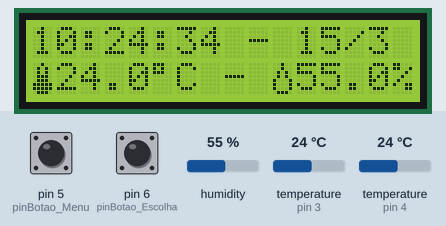
Recording of a sketch running on a simulated Arduino Uno, built with avr-gcc and run on an emulated ATmega328P. On the bench: 16×2 character LCD. The test bench sets the inputs (shaded band); at power-on: pin 5 (pinBotao_Menu) HIGH, temperature (sensors on pin 3, pin 4) 24 °C, pin 6 (pinBotao_Escolha) HIGH, humidity 55 %. The local clock reads 2024-03-15 10:24:30 at power-on unless the sketch sets it.

Above: at 4.4 s.
4.5 s: pin 5 (pinBotao_Menu) pulled LOW for 1.3 s
At 6.6 s:
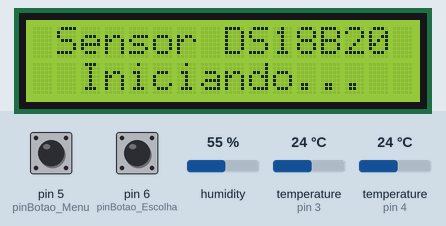
9.6 s: temperature (sensor on pin 3) set to 8 °C
At 10.0 s:
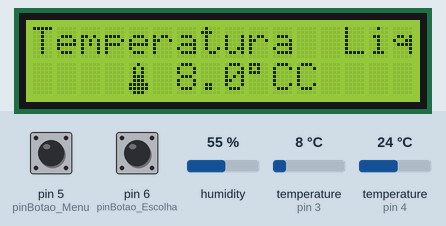
11.1 s: pin 5 (pinBotao_Menu) pulled LOW for 1.3 s
At 12.3 s:
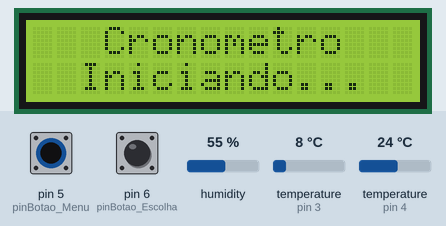
14.8 s: pin 6 (pinBotao_Escolha) pulled LOW for 1.3 s
At 15.32 s:
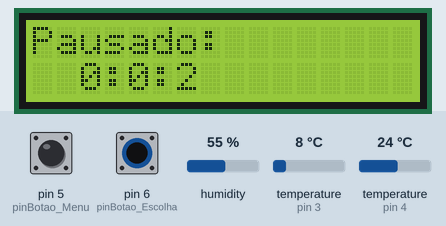
17.6 s: pin 6 (pinBotao_Escolha) pulled LOW for 3.2 s
At 17.92 s:
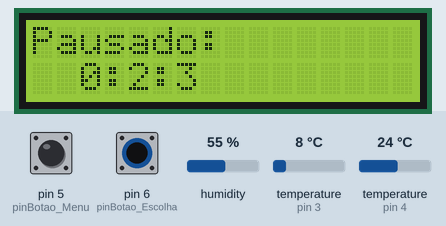

The sketch:

ISM_code_arduino_.ino
```cpp
// Projeto: Interpretador de Sensores Móveis.
// Gerente do Projeto: Rafael Albino Ribeiro.
// Data de Início: 20/10/2018 às 14:03:09
// Data de Fim:    15/01/2019 às 20:02:17
// Tempo aproximado de Projeto: 50 horas.
// Tempo de Teste de Hardware: + 200 horas.
// Versão 1.0
/*
 * Componentes: Visor LCD I2C - Voltagem: 5V
 *              Módulo Data DS3231 - Voltagem: 3,3 - 5V > Anos (de 2000 a 2099) > Sensor de temperatura com ± 3 °C de exatidão > Faixa de temperatura de trabalho: 0 a 40°C
 *              Sensor DS18B20 - Voltagem: 3 a 5,5V > Mede -55 ºC e máxima de 125 ºC / precisão de 0,5 ºC na faixa de -10 ºC e +85 ºC.
 *              Sensor DHT 22 - Voltagem: 3 a 5V > Mede umidade: 0 a 100% UR > Mede temperatura: -40º a +80ºC > Precisão de ± 0,5 ºC > Tempo de resposta de 2 leituras por segundo.
*/

//____________________________________INICIO_DEFINES____________________________________

#include <Wire.h>              // Biblioteca para comunicação SDA e SCL
#include <LiquidCrystal_I2C.h> // Biblioteca do visor 16x2 com módulo I2C
#include <DS3231.h>            // Biblioteca de Data e Hora DS3231
#include <OneWire.h>           // Biblioteca do sensor DS18B20
#include <DallasTemperature.h> // Biblioteca do sensor DS18B20
#include <DHT.h>               // Biblioteca do Módulo DHT22
#include <DHT_U.h>             // Biblioteca do Módulo DHT22
#include <Adafruit_Sensor.h>   // Biblioteca do Módulo DHT22
#define pinBotao_Menu 5        // Define para o Pino botão de seleção de menu a porta digital 5
#define pinBotao_Escolha 6     // Define para o Pino botão de escolha a porta digital 6

//____________________________________FIM_DEFINES_______________________________________

//____________________________________INICIO_VARIÁVEIS_GLOBAIS__________________________

float temperatura;                           // Variável do sensor de temperatura DS18B20
int valor_Botao_Menu, valor_Botao_Escolha;   // Variável para receber o valor binário do Botão.
int sair = 1;                                // Variável de controle do CASE
byte Termometro[8] // Icone de Temperatura

{
B00100,
B01010,
B01010,
B01110,
B01110,
B11111,
B11111,
B01110
};
byte Gota[8] //Icone de Humidade
{
B00100,
B00100,
B01010,
B01010,
B10001,
B10001,
B10001,
B01110,
};
byte setaCima[8] // Icone de seta para cima
{
B00000,
B00100,
B01010,
B10101,
B00100,
B00100,
B00100,
B00000,
};
byte setaBaixo[8] // Icone de seta para baixo
{
B00000,
B00100,
B00100,
B00100,
B10101,
B01010,
B00100,
B00000,
};

byte Ansdles1[8]{  //Icone da Logo Ansdles
B00000,
B00000,
B00000,
B00000,
B00001,
B00011,
B00110,
B01100,
};

byte Ansdles2[8]{  //Icone da Logo Ansdles
B00110,
B01100,
B11000,
B10000,
B00000,
B00000,
B00000,
B00001,
};

byte Ansdles3[8]{  //Icone da Logo Ansdles
B01100,
B00110,
B00011,
B00001,
B00000,
B00000,
B00000,
B00000,
};

byte Ansdles4[8]{  //Icone da Logo Ansdles
B00001,
B00001,
B00001,
B00001,
B10001,
B11001,
B01100,
B00110,
};

byte Ansdles5[8]{  //Icone da Logo Ansdles
B01100,
B00110,
B00011,
B00001,
B00000,
B00000,
B00000,
B10000,
};

byte Ansdles6[8]{  //Icone da Logo Ansdles
B00000,
B00000,
B00000,
B00000,
B10000,
B11000,
B01100,
B00110,
};

byte Ansdles7[8]{  //Icone da Logo Ansdles
B00110,
B01100,
B11000,
B10000,
B00000,
B00000,
B00000,
B00000,
};

byte Ansdles8[8]{  //Icone da Logo Ansdles
B10000,
B10000,
B10000,
B10000,
B10001,
B10011,
B00110,
B01100,
};


//____________________________________FIM_VARIÁVEIS_GLOBAIS_____________________________

//____________________________________INICIO_DECLARAÇÕES________________________________

LiquidCrystal_I2C lcd(0x27,16,2); // Inicializa o display no endereco 0x27
DS3231  rtc(SDA, SCL); // Inicia o DS3231 usando a interface do Hardware
Time  tempo; // Inicia a Estrutura Data-hota
OneWire pino(3); //Inicia o Objeto referente ao pino
DallasTemperature barramento(&pino); // Inicia o objeto do barramento associado ao objeto Pino.
DeviceAddress sensor; // Criar um objeto para um sensor DS18B20 em si.
#define DHTPIN 4               // Define a porta 4 a entrada de informação do sensor DHT22
#define DHTTYPE DHT22          // Reconhece na biblioteca a classe DHT22
DHT dht(DHTPIN, DHTTYPE); // Define pino e tipo do sensor DHT


//____________________________________FIM_DECLARAÇÕES___________________________________

//____________________________________INICIO_SETUP___________________________________________________________________________________________________________________________________________________________________

void setup() {

//INICIO_LCD_____________________________________________________________________________
  Serial.begin(9600);
  lcd.init();                 // Inicializando o LCD
  lcd.backlight();            // Ligando o BackLight do LCD
  lcd.clear();
  lcd.createChar(5,Ansdles1);  // Criar o Vetor Char
  lcd.createChar(6,Ansdles2);  // Criar o Vetor Char
  lcd.createChar(7,Ansdles3);  // Criar o Vetor Char
  lcd.createChar(8,Ansdles4);  // Criar o Vetor Char
  lcd.createChar(9,Ansdles5);  // Criar o Vetor Char
  lcd.createChar(10,Ansdles6); // Criar o Vetor Char
  lcd.createChar(11,Ansdles7); // Criar o Vetor Char
  lcd.createChar(12,Ansdles8); // Criar o Vetor Char
  lcd.setCursor(10,0);
  lcd.print("V 1.1");

  lcd.setCursor(7,1);         // Configura o visor para X coluna e na X Linha.   (7,1) == (Coluna,Linha);
  lcd.print("<Ansdles>");     // Exibindo no LED <Ansdles>
  lcd.setCursor(1,0);
  lcd.write(5);
  lcd.write(6);
  lcd.print("_");
  lcd.write(9);
  lcd.write(10);
  lcd.setCursor(1,1);
  lcd.write(7);
  lcd.write(8);
  lcd.print("-");
  lcd.write(12);
  lcd.write(11);
  delay(3000);
  lcd.clear();
//FIM_LCD_______________________________________________________________________________

//INICIO_DATA_&_HORA_____________________________________________________________________

  rtc.begin(); // Inicializa o objeto rtc
  // As seguintes linhas podem ser usadas para configurar a data e hora desde que esteja fora de modo comentário
  //rtc.setDOW(MONDAY);      // Configura Dia da semana SÁBADO
  //rtc.setTime(06, 42, 15);     // Configura a hora 14:03:09 (24hr format)
  //rtc.setDate(04, 11, 2019);   // Configura a data para 23 de outubro 2018

//FIM_DATA_&_HORA_______________________________________________________________________

//INICIO_DS18B20________________________________________________________________________

barramento.begin(); // Inicia o barramento
barramento.getAddress(sensor, 0); // Armazena o endereço no objeto sensor no indice 0

//FIM_DS18B20___________________________________________________________________________

//INICIO_ICONS__________________________________________________________________________

lcd.createChar(1,Termometro); // Criar o Vetor Char do Termometro
lcd.createChar(2,Gota);       // Criar o Vetor Char da Gota
lcd.createChar(3,setaCima);   // Criar o Vetor Char da Seta para Cima
lcd.createChar(4,setaBaixo);  // Criar o Vetor Char da Seta para Baixo

//FIM_ICONS_____________________________________________________________________________

//INICIO_DHT22__________________________________________________________________________

dht.begin(); // Inicia o sensor dht22

//FIM_DHT22_____________________________________________________________________________

//INICIO_BOTÕES_________________________________________________________________________

pinMode(pinBotao_Menu, INPUT_PULLUP);      // Inicializa o botão e ativa o resistor interno para impedir oscilação da porta.
pinMode(pinBotao_Escolha, INPUT_PULLUP);   // Inicializa o botão e ativa o resistor interno para impedir oscilação da porta.

//FIM_BOTÕES____________________________________________________________________________
}
//____________________________________FIM_SETUP________________________________________________________________________________________________________________________________________________________________________

//____________________________________INICIO_LOOP______________________________________________________________________________________________________________________________________________________________________
void loop() {


//INICIO_DATA_&_HORA____________________________________________________________________

  tempo = rtc.getTime();          // Obtem a data do DS3231
  lcd.setCursor(0,0);             // Configura a a posição de impressão da informação em coluna e linha
  lcd.print(rtc.getTimeStr());
  lcd.print(" - ");
  lcd.print(tempo.date, DEC);     // Imprime o dia do mês
  lcd.print("/");
  lcd.print(tempo.mon, DEC);      // Imprime o mês do ano

//FIM_DATA_&_HORA_______________________________________________________________________

//INICIO_DHT22__________________________________________________________________________

  lcd.setCursor(0,1);                  // Configura a a posição de impressão da informação em coluna e linha
  lcd.write(1);                        // Imprimi o termometro.
  lcd.print(dht.readTemperature(),1);  // Imprime a temperatura do sensor DHT22
  lcd.print((char)223);                // Imprimi o º
  lcd.print("C");
  lcd.print(" - ");
  lcd.write(2);                       // Imprimi a humidade.
  lcd.print(dht.readHumidity(),1);     // Imprime a humidade do sensor DHT22
  lcd.print("%");
  delay(1000);                         // Pausa o programa em 1 segundo


//FIM_DHT22_____________________________________________________________________________

//INICIO_BOTÕES_________________________________________________________________________

 valor_Botao_Menu = digitalRead(pinBotao_Menu);        // Botao menu tenta receber valor do botão
 valor_Botao_Escolha = digitalRead(pinBotao_Escolha);  // Botao escolha tenta receber valor do botão
//Serial.println(valu);

//FIM_BOTÕES____________________________________________________________________________

//INICIO_MENU______________________________________________________________________________________________________________________________________________________
if(valor_Botao_Menu == 0){   // Testa se o valor do botão é igual a 0 e se for ele entra na condição.
  do{                        // Inicio do While.
     switch(sair){           // Escolhe o menu.
        case 1:
          //INICIO_SENSOR_TEMPERATURA_DS18B20_____________________________________________________
          lcd.clear();
          lcd.setCursor(1,0);
          lcd.print("Sensor DS18B20");
          lcd.setCursor(2,1);
          lcd.print("Iniciando...");
          delay(2000);
          lcd.clear();
          do{                                             // Inicio do While.
          barramento.requestTemperatures();               // Requisita a temperatura do sensor
          temperatura = barramento.getTempC(sensor);      // Copia o dado para a variável temperatura
          lcd.setCursor(0,0);                             // Configura a a posição de impressão da informação em coluna e linha
          lcd.print("Temperatura  Liq");
          lcd.setCursor(4,1);
          lcd.write(1);                                   // Imprimi o termometro.
          lcd.print(" ");
          lcd.print(temperatura,1);                       // Imprimi a temperatura com uma casa decimal (variavel, n de casas)
          lcd.print((char)223);                           // Imprimi o º
          lcd.print("C");
          valor_Botao_Menu = digitalRead(pinBotao_Menu);  // Botao menu tenta receber valor do botão
          }while(valor_Botao_Menu != 0);                  // Fim do While.
          //valor_Botao_Menu = 1;
          sair++;                                         // Variável sair recebe incremento para ir para o próximo case.
          //FIM_SENSOR_TEMPERATURA_DS18B20________________________________________________________
        //case 2:
          //INICIO_CRONÔMETRO_____________________________________________________________________
        case 2:
          lcd.clear();                                    // Limpa Tela
          lcd.setCursor(3,0);                             // Configura a a posição de impressão da informação em coluna e linha
          lcd.print("Cronometro");
          lcd.setCursor(2,1);
          lcd.print("Iniciando...");
          delay(2000);
          lcd.clear();
          lcd.setCursor(0,0);                             // Configura a a posição de impressão da informação em coluna e linha
          lcd.print("Iniciar: ?");
          lcd.setCursor(2,1);
          lcd.print("0:0:0");
          do{                                             // Inicio do While.
          if(valor_Botao_Escolha == 0){
            lcd.clear();
            delay(300);                        // Espera por 0,3 segundos para o dedo do usuário sair do botão físico.
            unsigned int centSec;              // Cria variável de números positivos em centésimo de segundos.
            unsigned int Sec;                  // Cria variável de números positivos em segundos.
            unsigned int Min;                  // Cria variável de números positivos em minutos.
            centSec = 2;                       // Configura variável de centésimo de segundos para 0,2 centésimos para compensar a Espera por 0,3 segundos para o dedo do usuário sair do botão físico.
            Sec = 0;                           // Configura variável de segundos em 0s.
            Min =0;                            // Configura variável de minutos em 0s.
              do{                                         // Inicio do While.
                 if(centSec >= 9){             // Testa se varável centésimo de segundos é igual ou maior que 9s.
                   Sec++;                      // Adiciona 1 segundo na variável segundo.
                   centSec = 0;                // Zera a variável centésimo de segundos.
                 }
                 if(Sec >= 59){                // Testa se varável segundo é igual ou maior que 59s.
                   Min++;                      // Adiciona 1 minuto na variável minuto.
                   Sec = 0;                    // Zera a variável segundos.
                 }
                 valor_Botao_Escolha = digitalRead(pinBotao_Escolha);
                 if(valor_Botao_Escolha == 0){
                    lcd.clear();
                    do{
                       lcd.setCursor(0,0);                                    // Configura a posição de impressão da informação em coluna e linha.
                       lcd.print("Pausado:");
                       lcd.setCursor(2,1);
                       lcd.print(Min);                                        // Imprime o valor da variável minuto.
                       lcd.print(":");
                       lcd.print(Sec);                                        // Imprime o valor da variável segundo.
                       lcd.print(":");
                       lcd.print(centSec);                                    // Imprime o valor da variável centésimo de segundo.
                       delay(200);                                            // Espera por 0,2 segundos para o dedo do usuário sair do botão físico.
                       valor_Botao_Escolha = digitalRead(pinBotao_Escolha);   // variável do botão escolha recebe o valor do botão físico.
                    }while(valor_Botao_Escolha != 0);                         // Testa se o valor da variável botão escolha é diferente de 0.
                    delay(200);                                               // Espera por 0,2 segundos para o dedo do usuário sair do botão físico.
                    centSec = centSec + 2;                                    // A variável centésimo de segundo recebe mais 2 segundos pelo atraso do Delay(200) do botão fisíco no comando acima.
                 }

                 centSec++;                                      // Soma-se 1 segundo a variável centésimo de segundo.
                 lcd.setCursor(0,0);                             // Configura a a posição de impressão da informação em coluna e linha.
                 lcd.print("Iniciado:");
                 lcd.setCursor(2,1);
                 lcd.print(Min);                                 // Imprime o valor da variável minuto.
                 lcd.print(":");
                 lcd.print(Sec);                                 // Imprime o valor da variável segundo.
                 lcd.print(":");
                 lcd.print(centSec);                             // Imprime o valor da variável centésimo de segundo.
                 valor_Botao_Menu = digitalRead(pinBotao_Menu);  // variável do botão menu recebe o valor do botão físico.
                 delay(100);                                     // Adiciona a lógica de contar de 0,101 em 0,101 segundos para funcionar como cronometro de precisão 0,1 segunds.
                 lcd.clear();
              }while(valor_Botao_Menu != 0);                     // Testa se o valor da variável botão menu é diferente de 0.
          }
          valor_Botao_Menu = digitalRead(pinBotao_Menu);         // Botao menu tenta receber valor do botão
          valor_Botao_Escolha = digitalRead(pinBotao_Escolha);   // Botao menu tenta receber valor do botão
          }while(valor_Botao_Menu != 0);                         // Fim do While.
          sair = 0;                                              // Variável sair recebe valor 0 para sair do Looping e retornar ao inicio.
          //FIM_CRONÔMETRO________________________________________________________________________________
     }                // FIM_Switch
  }while(sair != 0);  // Fim do While.
}                     // Fim_IF
sair = 1;             // Variável sair recebe valor 1 para poder entrar novamente no Looping do primeiro while que é o menu.
//FIM_MENU__________________________________________________________________________________________________________________________________________________________


/*unsigned int tempp = millis();
if(tempp == 100000){
  lcd.clear();
  tempp = 0;
}*/
}


//____________________________________FIM_LOOP_________________________________________


//____________________________________FUNÇÕES_DO_LCD___________________________________
// void clear();                            LIMPA TELA
// void home();
// void noDisplay();
// void display();
// void noBlink();
// void blink();
// void noCursor();
// void cursor();
// void scrollDisplayLeft();
// void scrollDisplayRight();
// void printLeft();
// void printRight();
// void leftToRight();
// void rightToLeft();
// void shiftIncrement();
// void shiftDecrement();
// void noBacklight();                       LIGA O LED
// void backlight();                         DESLIGA O LED
// void autoscroll();
// void noAutoscroll();
// void createChar(uint8_t, uint8_t[]);
// void setCursor(uint8_t, uint8_t);
//____________________________________FUNÇÕES_DO_LCD___________________________________
```

Measured:
- after the input at 4.5 s, the display: changes after 0.82 s (image 1)
- after the input at 9.6 s, the display: changes after 0.08 s (image 2)
- after the input at 11.1 s, the display: changes after 0.18 s (image 3)
- after the input at 14.8 s, the display: first changes at once (image 4 shows a later state)
- after the input at 17.6 s, the display: changes after 0.12 s (image 5)
- what the display in image 4 shows lasts 0.4 s, from 15.1 s to 15.5 s
